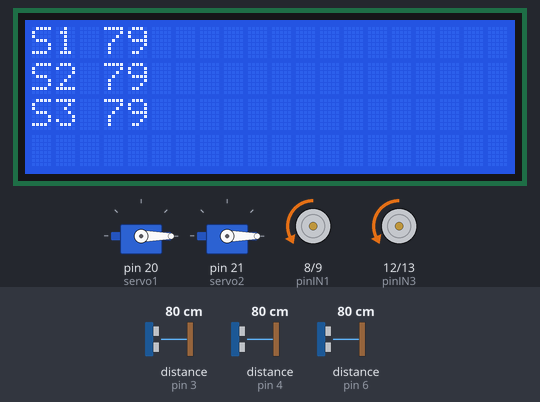
Simulated run of this sketch. Board: Arduino Mega 2560, built with avr-gcc and run on an emulated ATmega2560. Shown: 20×4 character LCD, 2 × servo, motor-driver pin pairs drawn as motors (green arrow = first pin HIGH = forward, orange = second pin HIGH = backward, longer = more drive, scaled by the enable pin). Wiring (inferred from the names in the program): 3 × ultrasonic range finder: trigger pin 2, echo pin 3 / trigger pin 5, echo pin 4 / trigger pin 7, echo pin 6. Inputs (shaded band) come from the test bench; at power-on: distance to the obstacle (sensors on pin 3, pin 4, pin 6) 80 cm. The echo pulse lasts 58.3 µs per cm; what the sketch prints to the serial monitor is not drawn.

Above: at 1.2 s.
1.3 s: distance to the obstacle (sensor on pin 3) set to 74 cm
3.9 s: distance to the obstacle (sensor on pin 3) set to 67 cm
At 4.6 s:
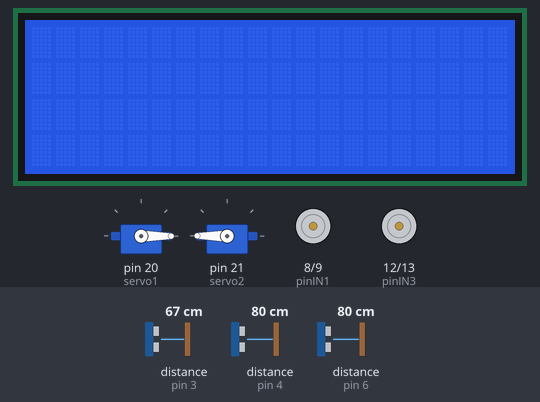
5.6 s: distance to the obstacle (sensor on pin 3) set to 120 cm
At 7.27 s:
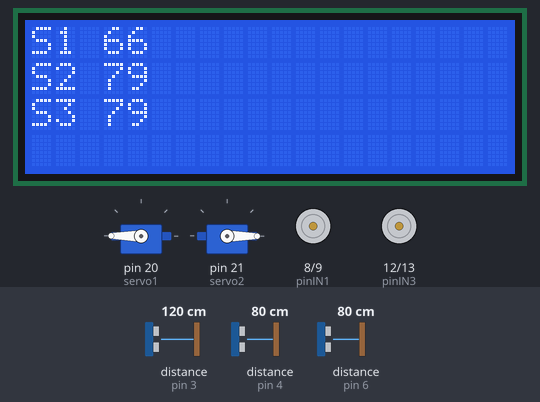
8.6 s: distance to the obstacle (sensor on pin 3) set to 250 cm
At 8.98 s:
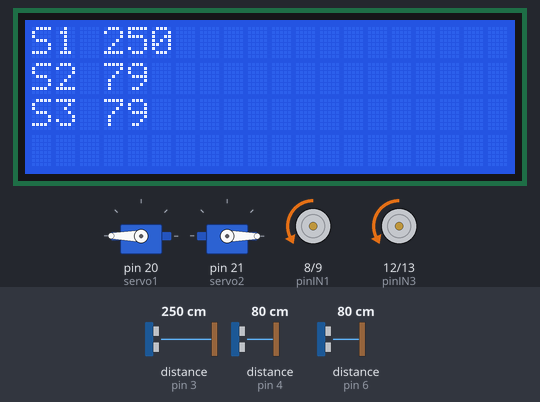
11.6 s: distance to the obstacle (sensor on pin 4) set to 2 cm
At 12.1 s:
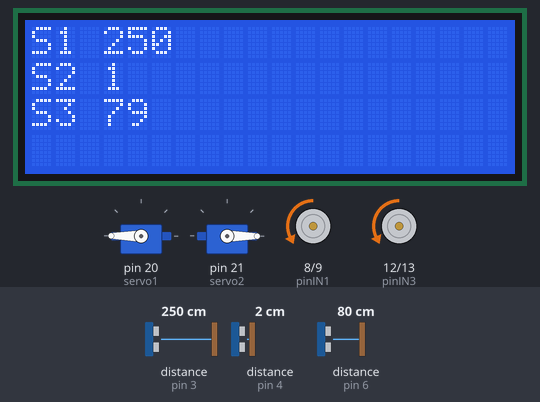
13.4 s: distance to the obstacle (sensor on pin 4) set to 9 cm
At 13.81 s:
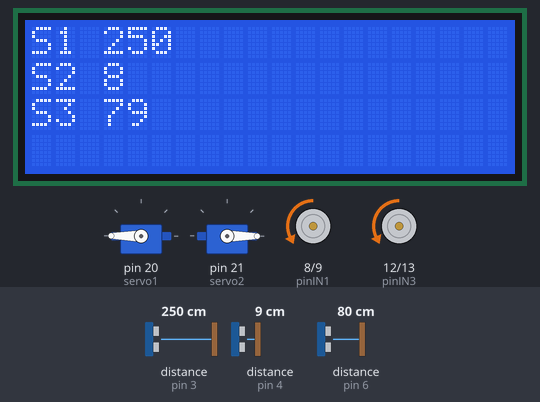
Timing chart, 0 to 16.4 s (numbered marks = the images above; inputs shaded):
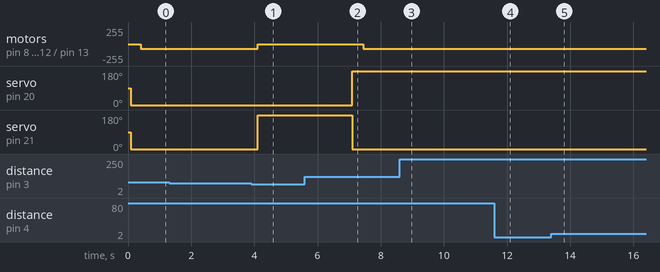

Measured:
- the behaviour switches between 72 and 71 cm on distance to the obstacle (sensor on pin 3) (found by bisection; images 0 and 1)
- after the input at 3.9 s, motor on pin 8 (pinIN1) / pin 9 (pinIN2), motor on pin 12 (pinIN3) / pin 13 (pinIN4): backward 70/255 → stopped after 0.20 s; servo on pin 21 (servo2): 0° → 180° after 0.20 s
- after the input at 5.6 s, motor on pin 8 (pinIN1) / pin 9 (pinIN2), motor on pin 12 (pinIN3) / pin 13 (pinIN4): stopped → backward 70/255 after 1.8 s; servo on pin 20 (servo1): goes on until 7.1 s, then stays 180°; servo on pin 21 (servo2): goes on until 7.1 s, then stays 0°
- after the input at 8.6 s, the display: first differs from a run without the input after 0.23 s (image 3)
- after the input at 11.6 s, the display: first differs from a run without the input after 0.35 s (image 4)
- after the input at 13.4 s, the display: first differs from a run without the input after 0.27 s (image 5)

The sketch:

limpiador_de_playa_mrk_9.ino
```cpp
#include <Servo.h>
#include <Wire.h>
#include <LiquidCrystal_I2C.h>

LiquidCrystal_I2C lcd(0x27,20,4);

//servomotores
Servo servo1;
Servo servo2;
//puetos de control de velocidad
int enA = 10;
int enB = 11;
//ULTRASONICO 1
const int Trigger = 2;
const int Echo = 3;
//ULTRASONICO 2
const int Trigger_2 = 5;
const int Echo_2 = 4;
//ULTRASONICO 3
const int Trigger_3 = 7;
const int Echo_3 = 6;
//ULTRASONICO 4
const int Trigger_4 = 36;
const int Echo_4 = 37;
//motor A
const int pinIN1 = 8;
const int pinIN2 = 9;
//motor b
const int pinIN3 = 12;
const int pinIN4 = 13;
//variables para distancia y tiempo
long d_1, d_2, d_3, d_4, t_1, t_2, t_3, t_4;

void setup() {

  lcd.init();//inciamos lcd
  lcd.backlight();// se activa la luz de fondo
  lcd.clear();
  //pines de servomotores
  servo1.attach(20);
  servo2.attach(21);
  Serial.begin(9600);//abrimos un monitor serial
  //declaracion de ultrasonicos
  //ULTRASONICO 1
  pinMode(Trigger, OUTPUT); //indicamos que el puerto sera salida
  pinMode(Echo, INPUT); //indicamos que el puerto sera entrada
  digitalWrite(Trigger, LOW); //escribimos un 0 en trig
  //ULTRASONICO 2
  pinMode(Trigger_2, OUTPUT); //indicamos que el puerto sera salida
  pinMode(Echo_2, INPUT); //indicamos que el puerto sera entrada
  digitalWrite(Trigger_2, LOW); //escribimos un 0 en trig
  //ULTRASONICO 3
  pinMode(Trigger_3, OUTPUT); //indicamos que el puerto sera salida
  pinMode(Echo_3, INPUT); //indicamos que el puerto sera entrada
  digitalWrite(Trigger_3, LOW); //escribimos un 0 en trig
  //ULTRASONICO 4
  pinMode(Trigger_4, OUTPUT); //indicamos que el puerto sera salida
  pinMode(Echo_4, INPUT); //indicamos que el puerto sera entrada
  digitalWrite(Trigger_4, LOW); //escribimos un 0 en trig
  //puertos en salida para control de velocidad
  pinMode(enA, OUTPUT);
  pinMode(enB, OUTPUT);
  pinMode(pinIN1, OUTPUT);
  //indicamos que los motores seran salida
  pinMode(pinIN2, OUTPUT);
  pinMode(pinIN3, OUTPUT);
  pinMode(pinIN4, OUTPUT);
  analogWrite(enA, 0);
  analogWrite(enB, 0);
  //servos inician en 0°
  servo1.write(0);
  servo2.write(0);

}

void loop() {

  lcd.setCursor(0, 0);
  lcd.print("S1 ");
  lcd.print(d_1);
  lcd.setCursor(0, 1);
  lcd.print("S2 ");
  lcd.print(d_2);
  lcd.setCursor(0, 2);
  lcd.print("S3 ");
  lcd.print(d_3);
  lcd.display();
  delay(300);
  lcd.clear();

//ULTRASONICO 1
digitalWrite(Trigger, HIGH); //escribimos un 1 en trig
delayMicroseconds(10); //genera un pulso por 10microsegundos
digitalWrite(Trigger, LOW);

t_1 = pulseIn(Echo, HIGH); //leemos el sensor
d_1 = t_1 / 58.2; //formula para calcular la distancia en cm
Serial.print("Distancia 1: ");
Serial.println(d_1); //imprimimos la distancia

//ULTRASONICO 2
digitalWrite(Trigger_2, HIGH); //escribimos un 1 en trig
delayMicroseconds(10); //genera un pulso por 10microsegundos
digitalWrite(Trigger_2, LOW);

t_2 = pulseIn(Echo_2, HIGH); //leemos el sensor
d_2 = t_2 / 58.2; //formula para calcular la distancia en cm
Serial.print("Distancia 2: ");
Serial.println(d_2);

//ULTRASONICO 3
digitalWrite(Trigger_3, HIGH); //escribimos un 1 en trig
delayMicroseconds(10); //genera un pulso por 10microsegundos
digitalWrite(Trigger_3, LOW);

t_3 = pulseIn(Echo_3, HIGH); //leemos el sensor
d_3 = t_3 / 58.2; //formula para calcular la distancia en cm
Serial.print("Distancia 3: ");
Serial.println(d_3);

  if (d_1 <= 70 ){//para

  analogWrite(enA, 0);
  analogWrite(enB, 0);
  digitalWrite(pinIN1, LOW);
  digitalWrite(pinIN2, LOW);
  digitalWrite(pinIN3, LOW);
  digitalWrite(pinIN4, LOW);

  servo1.write(0);
  servo2.write(180);
  delay(3000);
  servo1.write(180);
  servo2.write(0);
  }else if (d_1 <= 70 && d_2 <= 50){//derecha
  analogWrite(enA, 105);
  analogWrite(enB, 105);
  digitalWrite(pinIN1, LOW);
  digitalWrite(pinIN2, HIGH);
  digitalWrite(pinIN3, HIGH);
  digitalWrite(pinIN4, LOW);
  delay(500);
  }else if (d_1 <= 70 && d_3 <=50){//izquierda
  analogWrite(enA, 105);
  analogWrite(enB, 105);
  digitalWrite(pinIN1, HIGH);
  digitalWrite(pinIN2, LOW);
  digitalWrite(pinIN3, LOW);
  digitalWrite(pinIN4, HIGH);
  delay(500);
  }else if(d_1 <= 70 && d_2 <= 50 && d_3 <= 50){//reversa
  analogWrite(enA, 150);
  analogWrite(enB, 150);
  digitalWrite(pinIN1, HIGH);
  digitalWrite(pinIN2, LOW);
  digitalWrite(pinIN3, HIGH);
  digitalWrite(pinIN4, LOW);
  delay(500);

  }else if(d_1 > 70){//recta
  analogWrite(enA, 70);
  analogWrite(enB, 70);
  digitalWrite(pinIN1, LOW);
  digitalWrite(pinIN2, HIGH);
  digitalWrite(pinIN3, LOW);
  digitalWrite(pinIN4, HIGH);
  }
}
```
